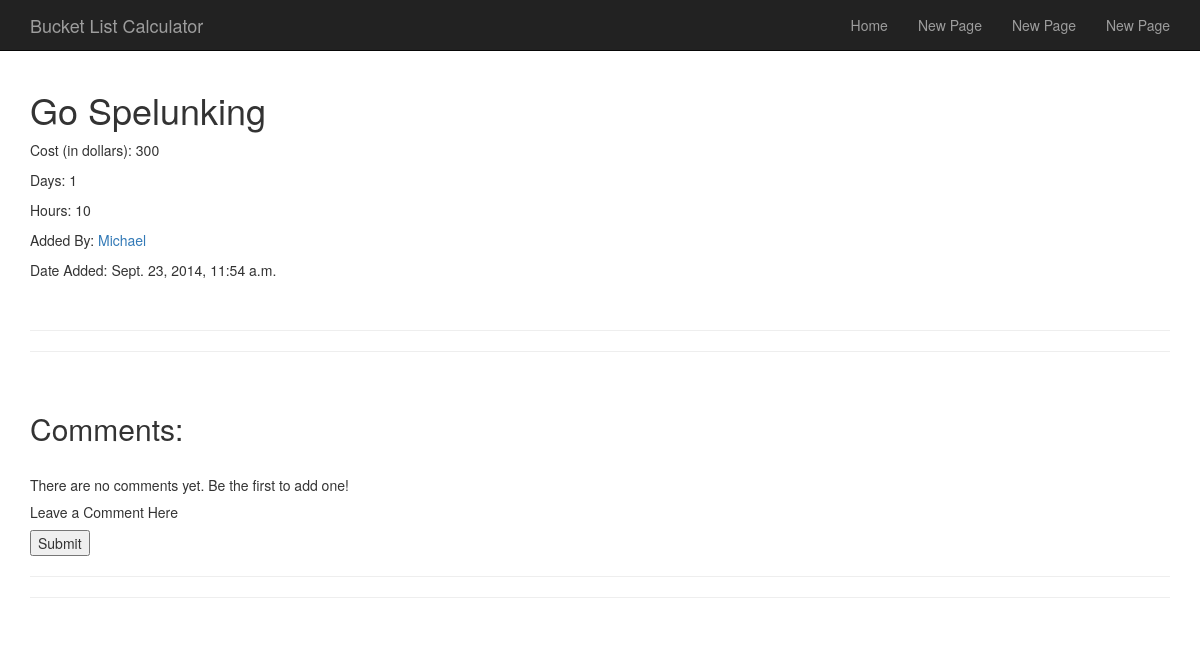
Page /bucketlist/item/162/ (signed in) on the committed database.
### BucketList/models.py (models this page shows, shortened)
class BucketListItem(models.Model):
    text = models.CharField(max_length = 200)
    pub_by = models.ForeignKey(User,editable = False)
    pub_date = models.DateTimeField(editable=False)
    goal_type = models.CharField(choices = CHOICES, max_length = 200)
    cost = models.IntegerField(max_length = 20)
    time = models.IntegerField(max_length = 20)
    hours = models.IntegerField(max_length = 20)
    crossed_off = models.BooleanField(editable = False)
    def __unicode__(self):
        return self.text
    def recently_added(self):
        return self.pub_date >= timezone.now() - datetime.timedelta(days = 1)
    recently_added.boolean = True

### BucketList/views.py (the view)
# urls.py: url(r'^item/(?P<id>\w+)/', views.index_items, name = 'index items'),
@login_required
def index_items(request, id):
    item = BucketListItem.objects.get(pk = id)
    current_user = UserProfile.objects.get(pk = request.user.id)
    comments = Comment.objects.filter(item = item)
    if request.POST:
        form = CommentForm(request.POST)
        if form.is_valid():
            body = form.cleaned_data['body']
            my_model = form.save(commit = False)
            my_model.created = timezone.now()
            my_model.author = current_user.user
            my_model.item = item
            my_model.body = body
            my_model.save()
            form = CommentForm()
    else:
        form = CommentForm()
    context = {'item': item,
                      'id': id,
                      'comments': comments,
                      'form': form,
                      }
    return render(request, 'BucketList/index_items.html', context)

### BucketList/templates/BucketList/index_items.html (shortened to what this page needs)
{% extends 'base.html' %}
{% block content %}
{% if item %}
    {% if item.crossed_off %}
        <h1 style="text-decoration: line-through;">{{item}}</h1>
    {% else %}
        <h1>{{item}}</h1>
    {% endif %}
        <p>Cost (in dollars):   {{item.cost}}</p>
        <p>Days:   {{item.time}}</p>
        <p>Hours: {{item.hours}}</p>
        <p>Added By:   <a href='/bucketlist/userstats/{{item.pub_by}}/'>{{item.pub_by}}</a></p>
        {% load avatar_tags %}
        <p>Date Added:   {{item.pub_date}}</p>
        <br>
        <hr>
        <hr>
        <br>
        <h2>Comments:</h2>
        <br>
        {% if comments %}
            {% for comment in comments %}
                <div>
                    <h3>{{comment.author}}</h3>
                    {% avatar comment.author 30 %}
                    <h5>{{comment.created}}</h3>
                    <p>{{comment.body}}</h3>
                </div>
                <hr>
            {% endfor %}
        {% else %}
            <p>There are no comments yet.  Be the first to add one!</p>
        {% endif %}
        <h5>Leave a Comment Here</h5>
        <form action="/bucketlist/item/{{id}}/" method = "post">
            <input type = "submit" value = "Submit">
        </form>
{% else %}
    <p>There seems to have been an error.</p>
{% endif %}
{% endblock content %}

### templates/base.html (style rules this page uses)
body { padding-top: 70px; }

### rows in the picture
BucketListItem: text "Go Spelunking", cost "300", time "1", hours "10", pub_by "Michael", pub_date "Sept. 23, 2014, 11:54 a.m."
